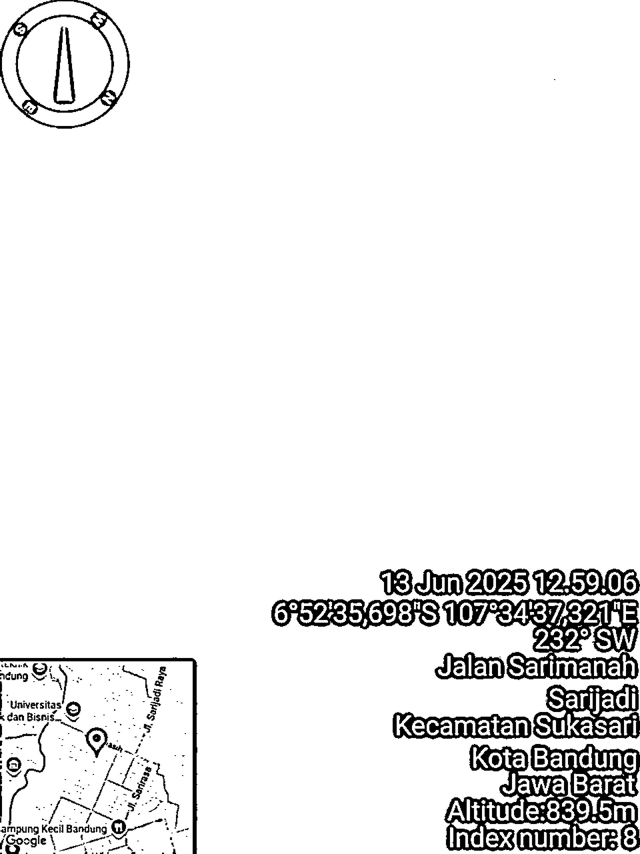
#> input picture backend/images/temp/0379430c1976467f88faab1d881949d5_enhanced.jpg, 1920 x 2560 px (shown at 1/3 size); its folder holds only this picture in this run
$ python -i ocr_service.py   (imports and definitions only)
#> lines starting #> are read from the running program, lines starting #| are printed output that depends on the picture; after the words box and inside, x2 and y2 are one past the last pixel; in counts of white or black regions, pixels touching at a corner belong together
# app/services/ocr_service.py - Enhanced dengan train project logic
import cv2
import numpy as np
from PIL import Image, ImageEnhance, ImageFilter
import pytesseract
import re
import logging
from pathlib import Path
from typing import Tuple, Optional, List, Dict, Any

# Setup logging
# [1 line not run here, left out]
logger = logging.getLogger(__name__)

# Set tesseract path untuk Windows (uncomment jika perlu)
# pytesseract.pytesseract.tesseract_cmd = r'C:\Program Files\Tesseract-OCR\tesseract.exe'

class EnhancedTesseractExtractor:
    """
    Enhanced GPS coordinate extractor dengan logika dari train project
    Fixing coordinate parsing issues (longitude 1073° -> 107°34')
    """

    def __init__(self):
        """Initialize extractor dengan konfigurasi optimal dari train project"""

        # OCR configurations yang sudah dioptimalkan dari train project
        self.ocr_configs = [
            # Whitelist karakter untuk koordinat GPS (PRIORITAS UTAMA)
            r'--oem 3 --psm 6 -c tessedit_char_whitelist=0123456789°\'".,NSEW ',
            r'--oem 3 --psm 7 -c tessedit_char_whitelist=0123456789°\'".,NSEW ',
            r'--oem 3 --psm 8 -c tessedit_char_whitelist=0123456789°\'".,NSEW ',
            r'--oem 3 --psm 13 -c tessedit_char_whitelist=0123456789°\'".,NSEW ',
            # Fallback tanpa whitelist
            r'--oem 3 --psm 6',
            r'--oem 3 --psm 7',
            r'--oem 3 --psm 8',
        ]

        logger.info("EnhancedTesseractExtractor initialized with train project logic")

    def preprocess_image_advanced(self, image_path: str):
        """
        Advanced preprocessing dari train project untuk meningkatkan akurasi OCR
        """
        try:
            # Baca gambar
            img = cv2.imread(image_path)
            if img is None:
                logger.error(f"Cannot read image: {image_path}")
                return None

            logger.info(f"Image dimensions: {img.shape[1]}x{img.shape[0]}")

            # Get dimensi gambar
            height, width = img.shape[:2]

            # Crop area koordinat GPS (dari train project analysis)
            y_start = int(height * 0.72)  # Mulai dari 72% tinggi gambar
            y_end = int(height * 0.76)    # Sampai 76% tinggi gambar
            x_start = int(width * 0.25)   # Mulai dari 25% lebar gambar
            x_end = int(width * 0.96)     # Sampai 96% lebar gambar

            logger.info(f"Crop area: {x_end-x_start}x{y_end-y_start} from position ({x_start},{y_start})")

            cropped_img = img[y_start:y_end, x_start:x_end]

            return self.enhance_text_image_multiple_methods(cropped_img)

        except Exception as e:
            logger.error(f"Error in advanced preprocessing: {e}")
            return None

    def enhance_text_image_multiple_methods(self, img):
        """
        Enhanced preprocessing dengan multiple methods dari train project
        """
        try:
            # Convert ke grayscale
            gray = cv2.cvtColor(img, cv2.COLOR_BGR2GRAY)

            # Invert image (teks putih jadi hitam, background jadi putih)
            inverted = cv2.bitwise_not(gray)

            # Apply Gaussian blur untuk mengurangi noise
            blurred = cv2.GaussianBlur(inverted, (3, 3), 0)

            # Multiple threshold methods (DARI TRAIN PROJECT)
            methods = []

            # Method 1: Adaptive threshold
            adaptive1 = cv2.adaptiveThreshold(blurred, 255, cv2.ADAPTIVE_THRESH_MEAN_C, cv2.THRESH_BINARY, 15, 10)
            methods.append(("adaptive_mean", adaptive1))

            # Method 2: Adaptive Gaussian threshold
            adaptive2 = cv2.adaptiveThreshold(blurred, 255, cv2.ADAPTIVE_THRESH_GAUSSIAN_C, cv2.THRESH_BINARY, 15, 10)
            methods.append(("adaptive_gaussian", adaptive2))

            # Method 3: OTSU threshold
            _, otsu = cv2.threshold(blurred, 0, 255, cv2.THRESH_BINARY + cv2.THRESH_OTSU)
            methods.append(("otsu", otsu))

            # Method 4: Manual threshold
            _, manual = cv2.threshold(blurred, 150, 255, cv2.THRESH_BINARY)
            methods.append(("manual", manual))

            # Morphological operations untuk cleanup
            kernel = cv2.getStructuringElement(cv2.MORPH_RECT, (2, 2))

            enhanced_methods = []
            for name, method in methods:
                # Morphological closing untuk menghubungkan karakter yang terputus
                closed = cv2.morphologyEx(method, cv2.MORPH_CLOSE, kernel)

                # Morphological opening untuk menghilangkan noise kecil
                opened = cv2.morphologyEx(closed, cv2.MORPH_OPEN, kernel)

                # Scale up untuk OCR yang lebih baik
                scale_factor = 3
                scaled = cv2.resize(opened, None, fx=scale_factor, fy=scale_factor, interpolation=cv2.INTER_CUBIC)

                enhanced_methods.append((name, scaled))

            logger.info(f"Generated {len(enhanced_methods)} enhanced image methods")
            return enhanced_methods

        except Exception as e:
            logger.error(f"Error in enhance_text_image_multiple_methods: {e}")
            return None

    def extract_text_with_multiple_methods(self, enhanced_images):
        """
        Extract text menggunakan multiple preprocessing methods dan OCR configs
        SAMA PERSIS dengan train project
        """
        if not enhanced_images:
            return []

        all_texts = []

        for method_name, img_array in enhanced_images:
            logger.debug(f"Trying method: {method_name}")

            # Convert ke PIL Image
            pil_img = Image.fromarray(img_array)

            # Additional PIL enhancements
            enhanced_pil = self.enhance_pil_image(pil_img)

            for config in self.ocr_configs:
                try:
                    text = pytesseract.image_to_string(enhanced_pil, config=config)
                    if text and text.strip():
                        clean_text = text.strip()
                        logger.debug(f"{method_name} + {config[:15]}...: {clean_text[:50]}...")
                        all_texts.append((method_name, config, clean_text))
                except Exception as e:
                    continue

        logger.info(f"Total OCR results: {len(all_texts)}")
        return all_texts

    def enhance_pil_image(self, pil_img: Image.Image) -> Image.Image:
        """
        Additional PIL enhancements dari train project
        """
        try:
            # Increase contrast
            enhancer = ImageEnhance.Contrast(pil_img)
            enhanced = enhancer.enhance(2.0)

            # Increase sharpness
            enhancer = ImageEnhance.Sharpness(enhanced)
            enhanced = enhancer.enhance(2.0)

            # Apply unsharp mask
            enhanced = enhanced.filter(ImageFilter.UnsharpMask(radius=1, percent=150, threshold=3))

            return enhanced
        except Exception as e:
            logger.debug(f"PIL enhancement error: {e}")
            return pil_img

    # [155 lines left out: functions extract_coordinates_flexible, extract_partial_coordinates, parse_coordinate_match, dms_to_decimal, not called in this run]

    def extract_coordinates_from_image(self, image_path: str) -> Tuple[str, str]:
        """
        Main function untuk ekstrak koordinat dari gambar
        MENGGUNAKAN LOGIKA TRAIN PROJECT YANG SUDAH TERBUKTI BERHASIL
        """
        try:
            logger.info(f"Processing image with train project logic: {image_path}")

            # Step 1: Advanced preprocessing dengan multiple methods
            enhanced_images = self.preprocess_image_advanced(image_path)
#> in preprocess_image_advanced, img is the input picture: shape (2560, 1920, 3); min 0, max 255, mean 237.3
#> in preprocess_image_advanced, `cropped_img = img[y_start:y_end, x_start:x_end]`:
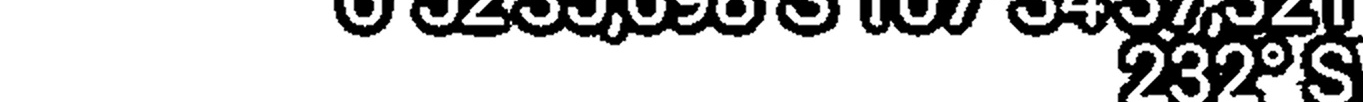
#> cropped_img: shape (102, 1363, 3); min 0, max 255, mean 198.2
#> in enhance_text_image_multiple_methods, `adaptive1 = cv2.adaptiveThreshold(blurred, 255, cv2.ADAPTIVE_THRESH_ME..`:
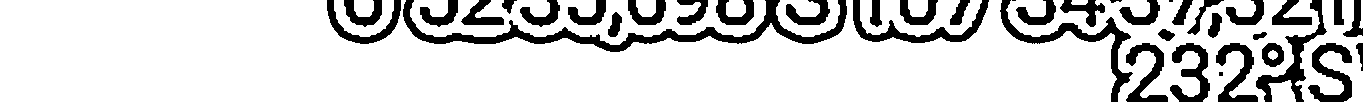
#> adaptive1: shape (102, 1363); 82.5% white; 41 black regions (3 under 20 px), largest, box (x1, y1, x2, y2) and area: (403, 0, 847, 52) 4124, (1000, 0, 1133, 102) 1838, (1256, 0, 1327, 102) 1441
#> in enhance_text_image_multiple_methods, `adaptive2 = cv2.adaptiveThreshold(blurred, 255, cv2.ADAPTIVE_THRESH_GA..`: adaptive2: shape (102, 1363); 85.2% white; 43 black regions (5 under 20 px), largest, box (x1, y1, x2, y2) and area: (405, 0, 845, 50) 2737, (1002, 0, 1133, 102) 1214, (1256, 0, 1326, 102) 1140
#> in enhance_text_image_multiple_methods, `_, otsu = cv2.threshold(blurred, 0, 255, cv2.THRESH_BINARY + cv2.THRES..`:
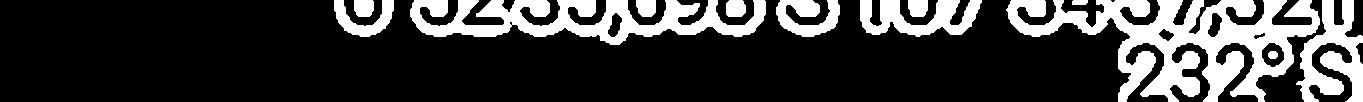
#> otsu: shape (102, 1363); 23% white; 12 white regions, largest, box (x1, y1, x2, y2) and area: (1006, 0, 1320, 102) 14121, (410, 0, 766, 45) 7912, (1296, 0, 1363, 102) 3584
#> in enhance_text_image_multiple_methods, `_, manual = cv2.threshold(blurred, 150, 255, cv2.THRESH_BINARY)`:
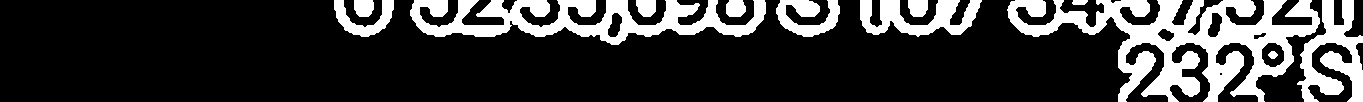
#> manual: shape (102, 1363); 21.7% white; 12 white regions, largest, box (x1, y1, x2, y2) and area: (1007, 0, 1320, 102) 13330, (410, 0, 766, 45) 7509, (1297, 0, 1363, 102) 3407
#> the loop in enhance_text_image_multiple_methods, `for name, method in methods:` made 4 passes
#> name on passes 1 to 4: 'adaptive_mean', 'adaptive_gaussian', 'otsu', 'manual'
#> pass 1, in enhance_text_image_multiple_methods, `opened = cv2.morphologyEx(closed, cv2.MORPH_OPEN, kernel)`:
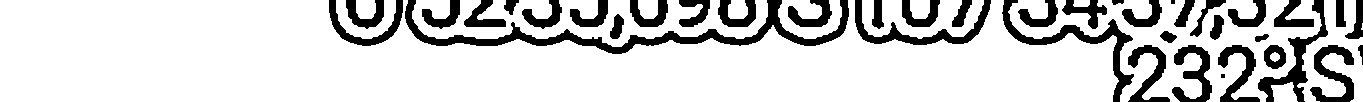
#> opened: shape (102, 1363); 82.2% white; 40 black regions (2 under 20 px), largest, box (x1, y1, x2, y2) and area: (405, 0, 849, 54) 4184, (1002, 0, 1134, 102) 1852, (855, 0, 991, 45) 1451
#> after the loop in enhance_text_image_multiple_methods, `for name, method in methods:`:
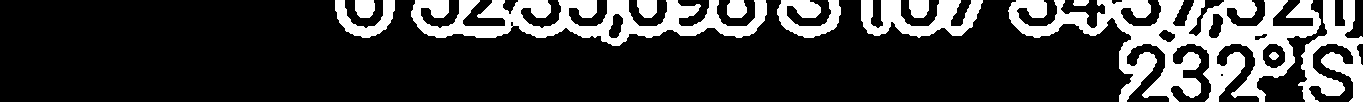
#> closed: shape (102, 1363); 22.1% white; 12 white regions, largest, box (x1, y1, x2, y2) and area: (1008, 0, 1321, 102) 13470, (411, 0, 767, 46) 7703, (1298, 0, 1363, 102) 3362
#> after the loop in enhance_text_image_multiple_methods, `for name, method in methods:`:
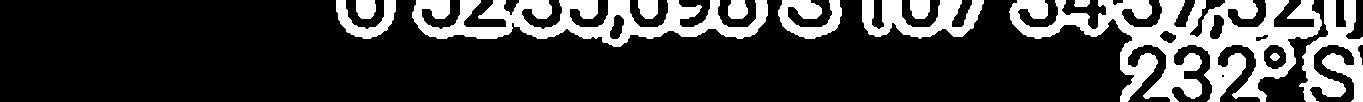
#> opened: shape (102, 1363); 22.5% white; 12 white regions, largest, box (x1, y1, x2, y2) and area: (1009, 0, 1322, 102) 13614, (412, 0, 768, 47) 7895, (1299, 0, 1363, 102) 3315
#> after the loop in enhance_text_image_multiple_methods, `for name, method in methods:`: enhanced_methods = 4 items
#> enhanced_images = 4 items
            if not enhanced_images:
                logger.warning("Failed to preprocess image")
                return "", ""

            # Step 2: Extract text dengan multiple methods
            all_texts = self.extract_text_with_multiple_methods(enhanced_images)
#> the loop in extract_text_with_multiple_methods, `for method_name, img_array in enhanced_images:` made 1 pass
#> after the loop in extract_text_with_multiple_methods, `for method_name, img_array in enhanced_images:`: all_texts = []
            if not all_texts:
                logger.warning("No text extracted from image")
                return "", ""

            # Step 3: Try to extract coordinates dari setiap hasil OCR
            best_coordinates = None
            best_text = ""

            for method, config, text in all_texts:
                logger.debug(f"Trying to extract from {method}: {text[:100]}...")

                coordinates = self.extract_coordinates_flexible(text)
                if coordinates:
                    best_coordinates = coordinates
                    best_text = text
                    logger.info(f"Coordinates found from {method}!")
                    break

            if not best_coordinates:
                logger.warning("No coordinates found in any OCR result")
                return "", ""

            # Return dalam format yang kompatibel dengan existing code
            lat = best_coordinates['latitude']
            lng = best_coordinates['longitude']

            logger.info(f"Final result: {lat['dms']}, {lng['dms']}")

            return lat['dms'], lng['dms']

        except Exception as e:
            logger.error(f"Error in extract_coordinates_from_image: {e}")
            return "", ""


# Global extractor instance
_extractor = None

# [96 lines left out: functions get_extractor, extract_coordinates_from_image, preprocess_image_for_coordinates, clean_ocr_text, is_valid_coordinate, is_coordinate_in_indonesia, not called in this run]

#> (the run stopped early here; a loop or call above may not have finished)
